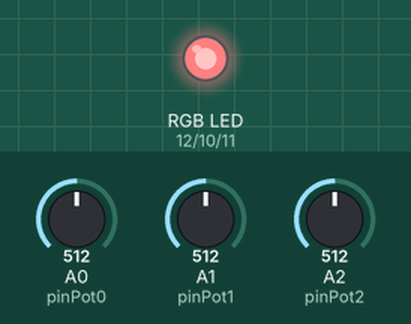
Recording of a sketch running on a simulated Arduino Uno, built with avr-gcc and run on an emulated ATmega328P. Parts: an RGB LED mixed from three pins (HIGH = lit). The inputs (shaded band) are chosen by the test bench; at power-on: A0 (pinPot0) = 512, A1 (pinPot1) = 512, A2 (pinPot2) = 512. Dim RGB values are drawn brighter than linear.

Above: at 1.2 s.
1.3 s: A0 (pinPot0) set to 523
At 2.5 s:
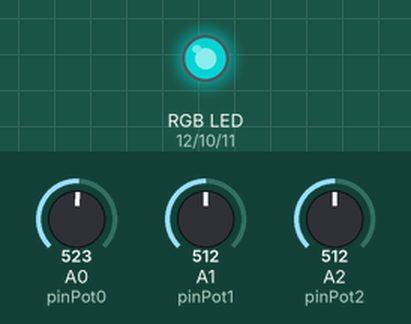
2.8 s: A1 (pinPot1) set to 306
At 3.6 s:
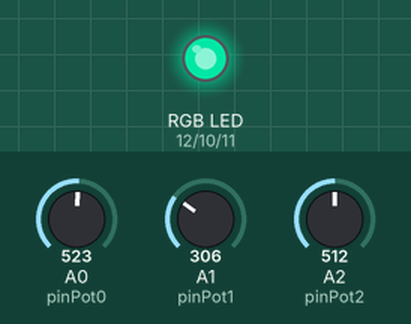
4.3 s: A2 (pinPot2) set to 306
At 4.7 s:
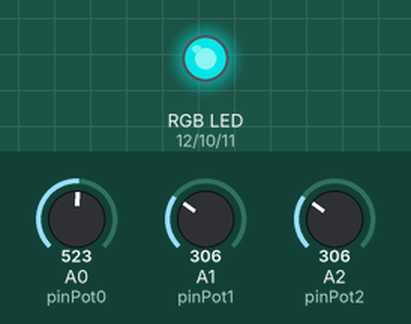
5.8 s: A0 (pinPot0) set to 511
At 7.0 s:
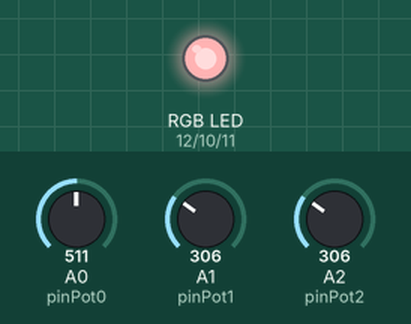
7.3 s: A1 (pinPot1) set to 122
At 8.2 s:
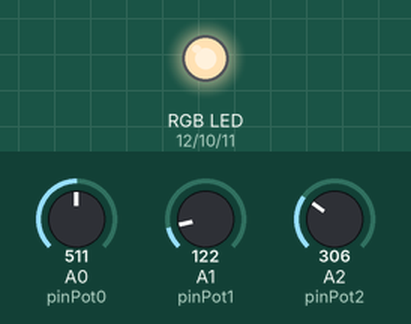
8.8 s: A2 (pinPot2) set to 122
At 9.4 s:
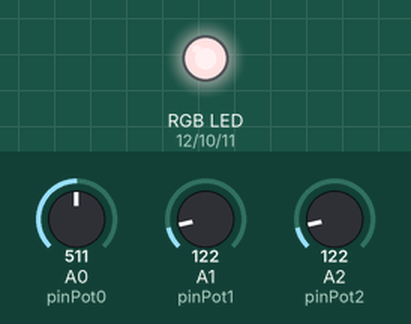
Timing chart, 0 to 11.3 s (numbered marks = the images above; inputs shaded):
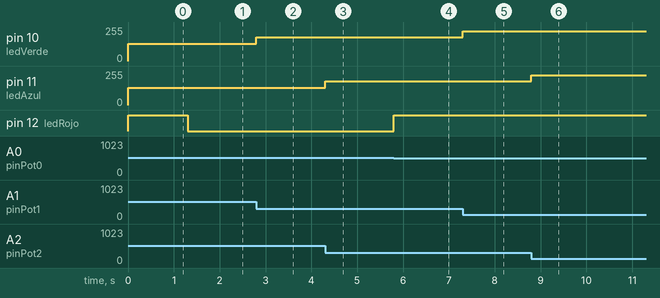

The sketch:

Practica9.ino
```cpp
int ledRojo = 12; //Declara Pin LED Rojo
int ledVerde=10; //Declara Pin LED Verde
int ledAzul=11;  //Declara Pin LED Azul

int pinPot0 = A0;  //Declara Pin Potenciometro Rojo
int pinPot1 = A1;  //Declara Pin Potenciometro Verde
int pinPot2 = A2;  //Declara Pin Potenciometro Azul

int valorsensor0 = 0;  //Valores analogicos de la salida del potenciometro
int valorsensor1 = 0;  //   ||        ||            ||            ||
int valorsensor2 = 0;  //   ||        ||            ||            ||

float divisionR;
float divisionV;
float divisionA;

//------------------------------------
//Funcion principal
//------------------------------------
void setup() // Se ejecuta cada vez que el Arduino se inicia
{
  pinMode(ledRojo,OUTPUT);  //El LED Rojo como una salida
  pinMode(ledVerde,OUTPUT); //El LED Verde como una salida
  pinMode(ledAzul,OUTPUT);  //El LED Azul como una salida
  Serial.begin(9600);

}

//------------------------------------
//Funcion ciclicla
//------------------------------------
void loop() {

   // Llamada a la función Color que recibe
   // 1er posicion: Intensidad Rojo
   // 2da posición: Intensidad Verde
   // 3ra posición: Intensidad Azul

   float Constante = (float) 255 / 1023;  //Divide el máximo valor de color entre el máximo valor del potenciómetro

   valorsensor0 = analogRead(pinPot0);
   valorsensor1 = analogRead(pinPot1);
   valorsensor2 = analogRead(pinPot2);

   divisionR = Constante * valorsensor0;
   divisionV = Constante * valorsensor1;
   divisionA = Constante * valorsensor2;

   color(divisionR,divisionV,divisionA);

}

//Funcion color
void color(int rojo, int verde, int azul){

    //ROJO. Le resta al total (255) el valor obtenido de los potenciometros
    analogWrite(ledRojo, 255-rojo);

    //VERDE. Le resta al total (255) el valor obtenido de los potenciometros
    analogWrite(ledVerde, 255-verde);

    //AZUL. Le resta al total (255) el valor obtenido de los potenciometros
    analogWrite(ledAzul, 255-azul);
}
```

Measured:
- the behaviour switches between 513 and 514 on A0 (pinPot0) (found by bisection; images 0 and 1)
- after the input at 1.3 s, pin 12 (ledRojo): HIGH → LOW at once
- after the input at 2.8 s, pin 10 (ledVerde): 128/255 → 179/255 at once
- after the input at 4.3 s, pin 11 (ledAzul): 128/255 → 179/255 at once
- after the input at 5.8 s, pin 12 (ledRojo): LOW → HIGH at once
- after the input at 7.3 s, pin 10 (ledVerde): 179/255 → 225/255 at once
- after the input at 8.8 s, pin 11 (ledAzul): 179/255 → 225/255 at once
